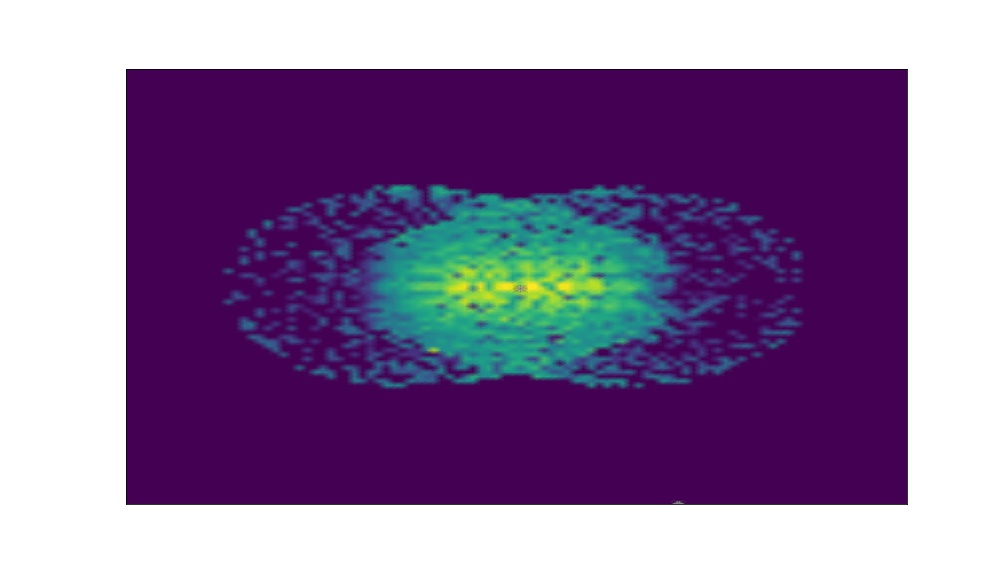
#> input picture MachineLearning/Python/ImageEnhance/Image/ATI.jpg, 1008 x 576 px
$ python TrimImage.py
#> lines starting #> are read from the running program, lines starting #| are printed output that depends on the picture
# -*- coding: utf-8 -*-
"""
Created on Sun Apr 10 12:13:27 2022

@author: baugstein
"""
from PIL import Image


im = Image.open("Image/ATI.jpg")
#> im is the input picture: PIL image 1008x576 RGB; mean R, G, B 143.7, 119.8, 158.7
width, height = im.size
#> width = 1008; height = 576
cut = 200
left = cut
top = cut
right = width--cut
#> right = 1208
bottom = height-cut
#> bottom = 376
im1 = im.crop((left, top, right, bottom))
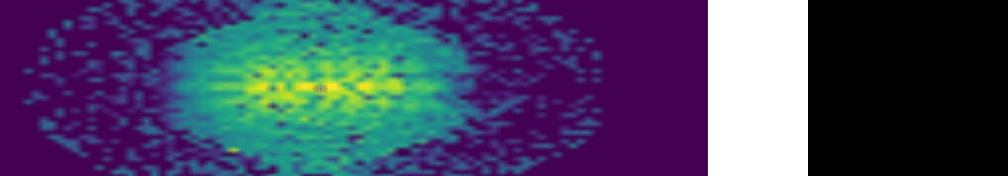
#> im1: PIL image 1008x176 RGB; mean R, G, B 69.2, 69.9, 98.5
im1.show()
